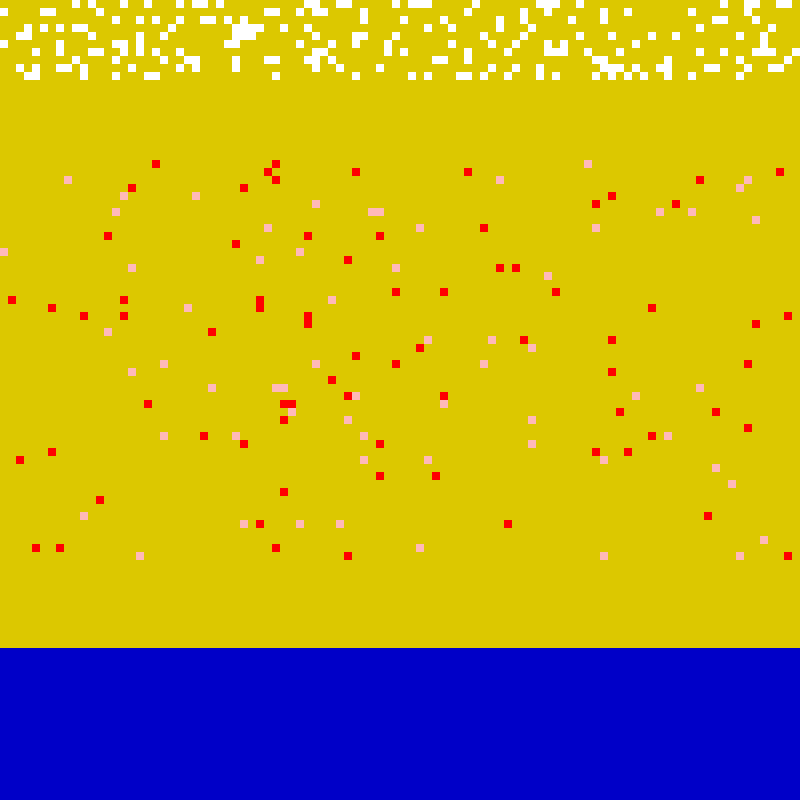
Frame 1 (no input)
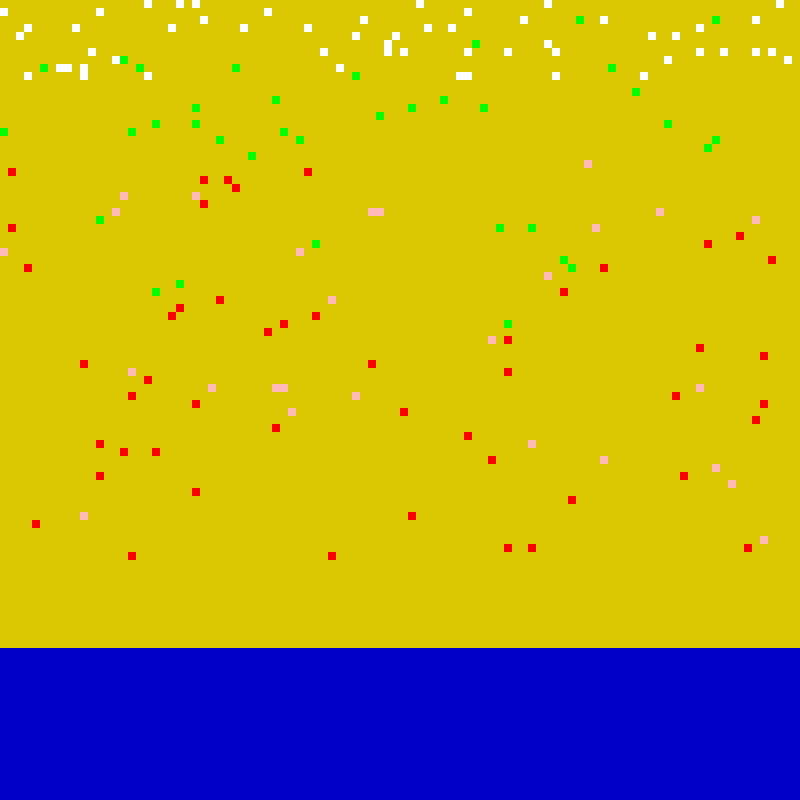
Frame 60 (the mouse pressed at the canvas centre just before this capture)
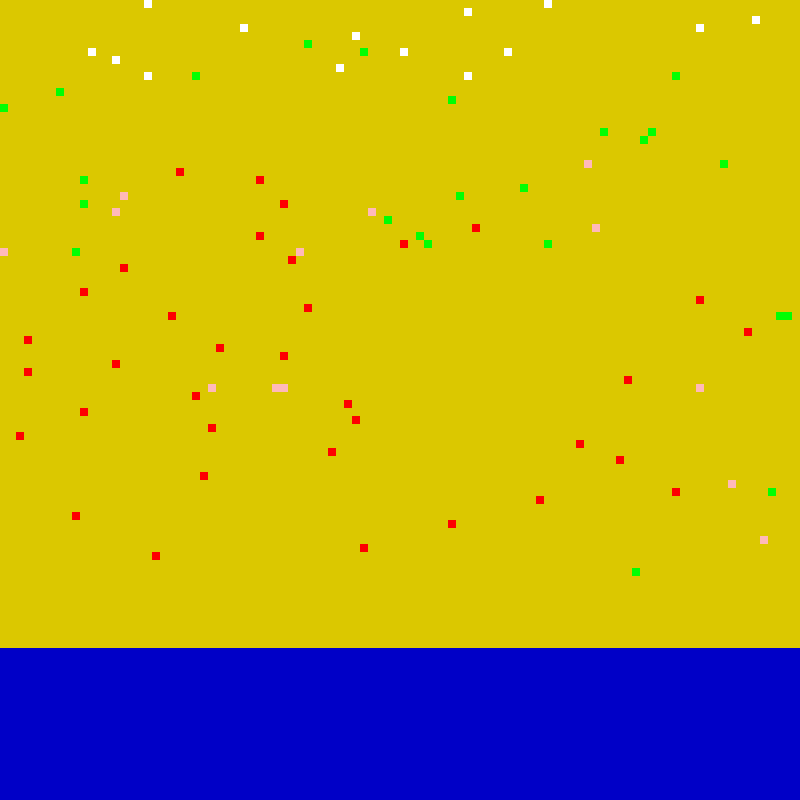
Frame 120 (the mouse held since frame 60 and released just before this capture)

The Processing sketch that drew these frames (run headless with seeded random() and noise(); from frame 60 on, the mouse is pressed at the canvas centre):

// Processing sketch: Sea_Turtle_Hatchlings
// ── Sea_Turtle_Hatchlings.pde
int n = 100;
int hatchingChance = 2;//chance expressed as a percentage
int frameSpeed = 10; //change to make the simulation move quicker or slower
int padding = 0;
float cellSize;

int i;
int j;

color[][] cells = new color[n][n]; //Sets up the cell arrays and the predator speed arrays for later use
color[][] cellsNext = new color[n][n];
int[][] xSpeeds = new int[n][n];
int[][] xSpeedsNext = new int[n][n];

color sand = color(220, 200, 0); //Assigns a easily callable variable to each colour
color turtle = color(0, 255, 0);
color predator = color(255, 0, 0);
color water = color(0, 0, 200);
color egg = color(255);
color plastic = color(255, 185, 185);

void setup() {
  size(800, 800);
  frameRate(frameSpeed);
  noStroke();
  cellSize = (width - 2*padding)/n;
  genFirst();
}

void draw() {
  background(sand);
  float y1 = padding;
  for(int i = 0; i < n; i++){
     for(int j = 0; j < n; j++){
      float x1 = padding + j*cellSize;
      fill(cells[i][j]);
      square(x1, y1, cellSize);
     }
      y1 += cellSize;
   }
    
  setNext();
  replaceNextGenToCurrentGen();
}


void genFirst(){
  int eggSpawnChance;
  for (int i = 0; i<(n/10); i++) { //These loops will generate the turtle eggs
      for (int j = 0; j<n; j++) {
        eggSpawnChance = int(random(1, 6));
        if(eggSpawnChance == 1){
          cells[i][j] = egg;
        }
        else{
          cells[i][j] = sand;
        }
      }
    }
  
  for(int i = n/10; i<(n/5); i++){ //This loop will generate the sand between the hazards and egg spawn zones
    for(int j = 0; j<n; j++){
    cells[i][j] = sand;
    }
  } 
  //generates the predators and plastics
  int hazardSpawnChance;
  for(int i = (n/5); i<n; i++){
    for(int j = 0; j<n; j++){
      hazardSpawnChance = int(random(1, 75));
      if(hazardSpawnChance == 1 && i < 0.7*n){
        cells[i][j] = predator;
        int xDirection = int(random(1, 3));//uses a random number to determine the initial direction of the predators (left or right)
        if(xDirection == 1){
          xSpeeds[i][j] = 1; 
        }
        if(xDirection == 2){
          xSpeeds[i][j] = -1;
        }
      }
      else if(hazardSpawnChance <= 2 && i < 0.7*n){//sets all of the speeds of the stationary cells to zero
        cells[i][j] = plastic;
        xSpeeds[i][j] = 0;
      }
      else if(i > 0.8*n){
        cells[i][j] = water;
        xSpeeds[i][j] = 0;
      }
      else{
        cells[i][j] = sand;
        xSpeeds[i][j] = 0;
      }
    }
  } 
}

void setNext(){
  int predatorsNearby;
  int hatchingPerGen;
  int plasticsNearby;
  int turtlesNearby;
  int eatenChance;
  //this loop replaces all stationary cells (sand, water and plastic)
  for(int i=0; i<n; i++) {
    for(int j=0; j<n; j++) {
      if(cells[i][j] == sand){
        cellsNext[i][j] = sand;
      }
      if(cells[i][j] == plastic){
        cellsNext[i][j] = plastic;
      }
      if(cells[i][j] == water){
        cellsNext[i][j] = water;
      }
    }
  }
  for(int i=0; i<n; i++) {
    for(int j=0; j<n; j++) {
      if(cells[i][j] == egg){//hatches and replaces the egg
        hatchingPerGen = int(random(0, (100/hatchingChance)));
        if(hatchingPerGen == 1){
          cellsNext[i][j] = turtle;
        }
        else{
        cellsNext[i][j] = egg;
        }
      }
      
      predatorsNearby = findNearPredators(i, j);
      plasticsNearby = findNearPlastic(i, j);
      if(cells[i][j] == turtle){//Turtle cell interactions with other cells
        if(plasticsNearby > 0){
            cellsNext[i][j] = sand;
        }
        else if(predatorsNearby > 0){
          cellsNext[i][j] = sand;
        }
        else{
          if(i != n-1){
           cellsNext[i+1][j] = turtle;
           cellsNext[i][j] = sand;
          }
          if(i > 0.8*n){
            cellsNext[i][j] = water;
          }
        }
     }
     turtlesNearby = findNearTurtles(i, j);
     if(cells[i][j] == plastic){//plastic cells interactions with other cells
       if(turtlesNearby > 0){
         eatenChance = int(random(0,4));
         if(eatenChance == 1){
           cellsNext[i][j] = sand;
         }
         else{
           cellsNext[i][j] = plastic;
         }
       }
     }
     
     if(cells[i][j] == predator){//Predator movements
       int speedX = xSpeeds[i][j];
       if(j == n-1 && speedX > 0){//checks if the predator cell is on one of the side borders
         speedX = speedX*-1;
       }
       if(j == 0 && speedX < 0){
         speedX = speedX*-1;
       }
       int jx = speedX + j;
       cellsNext[i][jx] = predator;
       xSpeedsNext[i][jx] = speedX;
       cellsNext[i][j] = sand;  
       xSpeedsNext[i][j] = 0;
      }
    }
  }
}



int findNearPredators(int i, int j){//Checks for any predators in the adjacent 8 cells
  int count = 0;
  for(int a = -1; a <= 1; a++) {
    for(int b = -1; b <= 1; b++) {
      try {
        if (cells[i+a][j+b] == predator && !(a==0 && b==0))
          count++;               
      }
      catch( IndexOutOfBoundsException e ) {
      }
    }
  }
  
  return count;
}

int findNearPlastic(int i, int j){//Checks for any plastic in the adjacent 8 cells
  int count = 0;
  for(int a = -1; a <= 1; a++) {
    for(int b = -1; b <= 1; b++) {
      try {
        if (cells[i+a][j+b] == plastic && !(a==0 && b==0))
          count++;               
      }
      catch( IndexOutOfBoundsException e ) {
      }
    }
  }
  
  return count;
}

int findNearTurtles(int i, int j){//Checks for any turtles in the adjacent 8 cells
  int count = 0;
  
  for(int a = -1; a <= 1; a++) {
    for(int b = -1; b <= 1; b++) {
      try {
        if (cells[i+a][j+b] == turtle && !(a==0 && b==0))
          count++;               
      }
      catch( IndexOutOfBoundsException e ) {
      }
    }
  }
  
  return count;
}

void replaceNextGenToCurrentGen() {//sets the new values of both the speeds and the cell colors
  for(int i=0; i<n; i++){ 
    for(int j=0; j<n; j++){
      cells[i][j] = cellsNext[i][j];
      xSpeeds[i][j] = xSpeedsNext[i][j];
    }
  }
}
